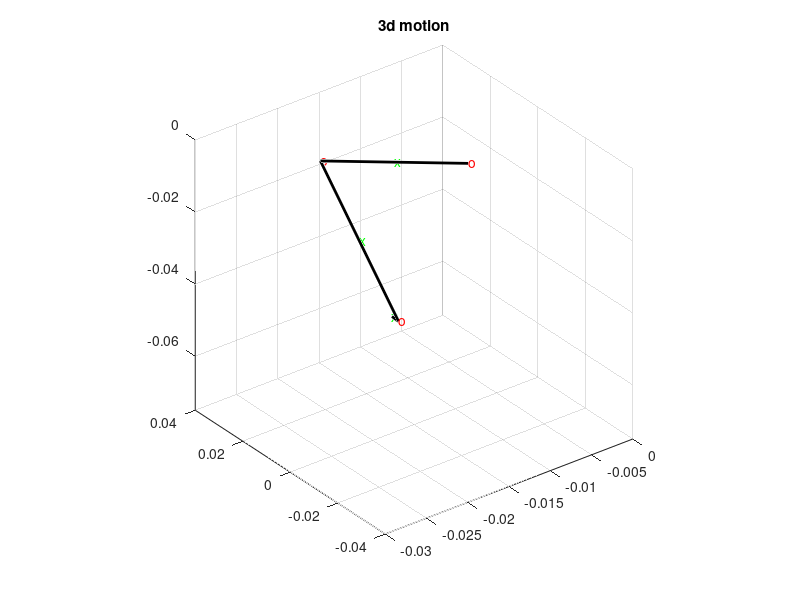

The MATLAB script that drew this image:
% Plot bodies and joints motion during walking
clear 
clc

load('motion.mat')

% Position of the joints
xh = pos_hip(:,1);
yh = pos_hip(:,2);
zh = pos_hip(:,3);
xk = pos_knee(:,1);
yk = pos_knee(:,2);
zk = pos_knee(:,3);
xa = pos_ankle(:,1);
ya = pos_ankle(:,2);
za = pos_ankle(:,3);

% Posion of the bodies (COM)
x1 = pos_femur(:,1);
y1 = pos_femur(:,2);
z1 = pos_femur(:,3);
x2 = pos_tibia(:,1);
y2 = pos_tibia(:,2);
z2 = pos_tibia(:,3);
x3 = pos_foot(:,1);
y3 = pos_foot(:,2);
z3 = pos_foot(:,3);

to_plot_2d = 0;
to_plot_3d = 1;


%% 2D plots
if to_plot_2d == 1
    figure(1) % X-Y motion
    for i = 1:length(dt) 
        plot([xh(i),xk(i)],[yh(i),yk(i)],'k-','Linewidth',2);
        hold on 
        plot([xk(i),xa(i)],[yk(i),ya(i)],'k-','Linewidth',2);
        hold on
        plot([xa(i),x3(i)],[ya(i),y3(i)],'k-','Linewidth',2);
        hold off
        
        title('X-Y motion(Side View)')
        axis([-0.04 0.04 -0.075 0])
        set(gca,'XDir','reverse');
        pbaspect([1 1 1])
        
        text(xh(i),yh(i),'o','color','r');
        text(x1(i),y1(i),'x','color','g')
        text(xk(i),yk(i),'o','color','r');
        text(x2(i),y2(i),'x','color','g');
        text(xa(i),ya(i),'o','color','r');
        text(x3(i),y3(i),'x','color','g');
        M(i) = getframe;
    end
%      movie(M,5,24)

    figure(2) % Z-x motion
    for i = 1:length(dt)
        plot([zh(i),zk(i)],[xh(i),xk(i)],'k-','Linewidth',2);
        hold on 
        plot([zk(i),za(i)],[xk(i),xa(i)],'k-','Linewidth',2);
        hold on 
        plot([za(i),z3(i)],[xa(i),x3(i)],'k-','Linewidth',2);
        hold off
        
        title('Z-X motion(Top View)')
        axis([-0.03 0 -0.04 0.04])
        pbaspect([1 1 1])
        
        text(zh(i),xh(i),'o','color','r');
        text(z1(i),x1(i),'x','color','g')
        text(zk(i),xk(i),'o','color','r');
        text(z2(i),x2(i),'x','color','g');
        text(za(i),xa(i),'o','color','r');
        text(z3(i),x3(i),'x','color','g');
        N(i) = getframe;
    end
%      movie(N,5,24)
    
    figure(3) %Y-Z motion
    for i = 1:length(dt)
        plot([zh(i),zk(i)],[yh(i),yk(i)],'k-','Linewidth',2);
        hold on 
        plot([zk(i),za(i)],[yk(i),ya(i)],'k-','Linewidth',2);
        hold on 
        plot([za(i),z3(i)],[ya(i),y3(i)],'k-','Linewidth',2);
        hold off
        
        title('Y-Z motion (Rear View)')
        axis([-0.03 0 -0.075 0])
        pbaspect([1 1 1])
        
        text(zh(i),yh(i),'o','color','r');
        text(z1(i),y1(i),'x','color','g')
        text(zk(i),yk(i),'o','color','r');
        text(z2(i),y2(i),'x','color','g');
        text(za(i),ya(i),'o','color','r');
        text(z3(i),y3(i),'x','color','g');
        O(i) = getframe;
    end
%      movie(O,5,24)
end


 %% 3D plots
    if to_plot_3d == 1
        figure(4) %3D motion
        for i = 1:length(dt)
            plot3([zh(i),zk(i)],[xh(i),xk(i)],[yh(i),yk(i)],'k-','Linewidth',2);
            hold on 
            plot3([zk(i),za(i)],[xk(i),xa(i)],[yk(i),ya(i)],'k-','Linewidth',2);
            hold on 
            plot3([za(i),z3(i)],[xa(i),x3(i)],[ya(i),y3(i)],'k-','Linewidth',2);
            hold off
            
            title('3d motion')
            axis([-0.03 0 -0.04 0.04 -0.075 0])
            pbaspect([1 1 1])
            grid on
           
            text(zh(i),xh(i),yh(i),'o','color','r');
            text(z1(i),x1(i),y1(i),'x','color','g')
            text(zk(i),xk(i),yk(i),'o','color','r');
            text(z2(i),x2(i),y2(i),'x','color','g');
            text(za(i),xa(i),ya(i),'o','color','r');
            text(z3(i),x3(i),y3(i),'x','color','g');
            L(i) = getframe;
        end
    end
%       movie(L,5,24)